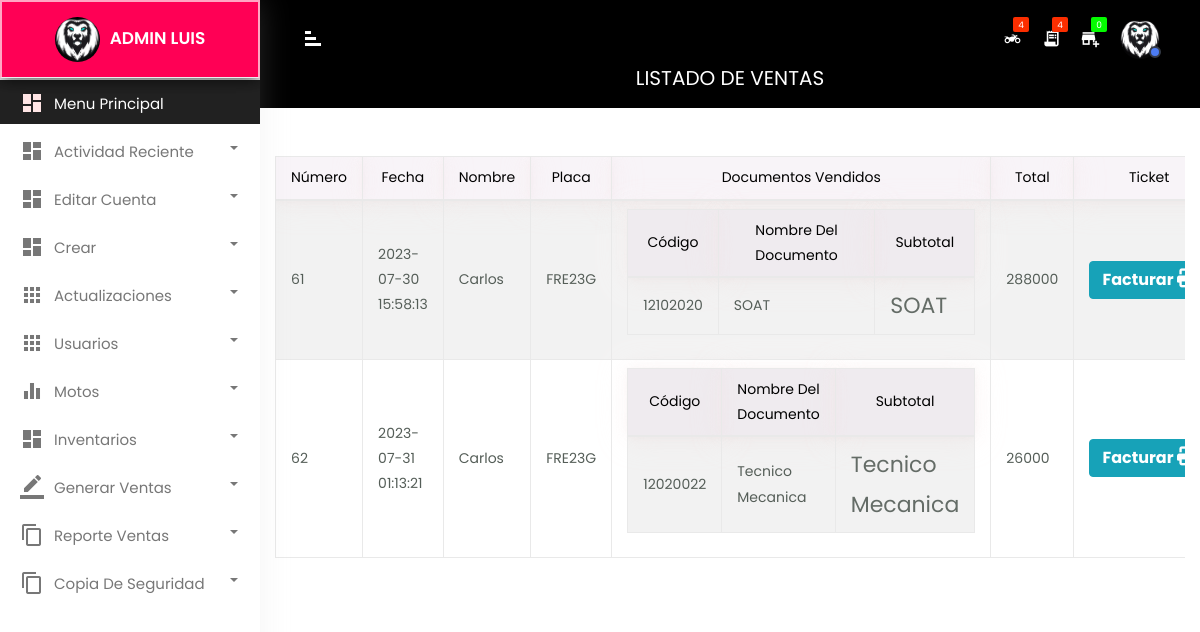
The app's page /model/admin/ventas_servicio.php (signed in), older data.
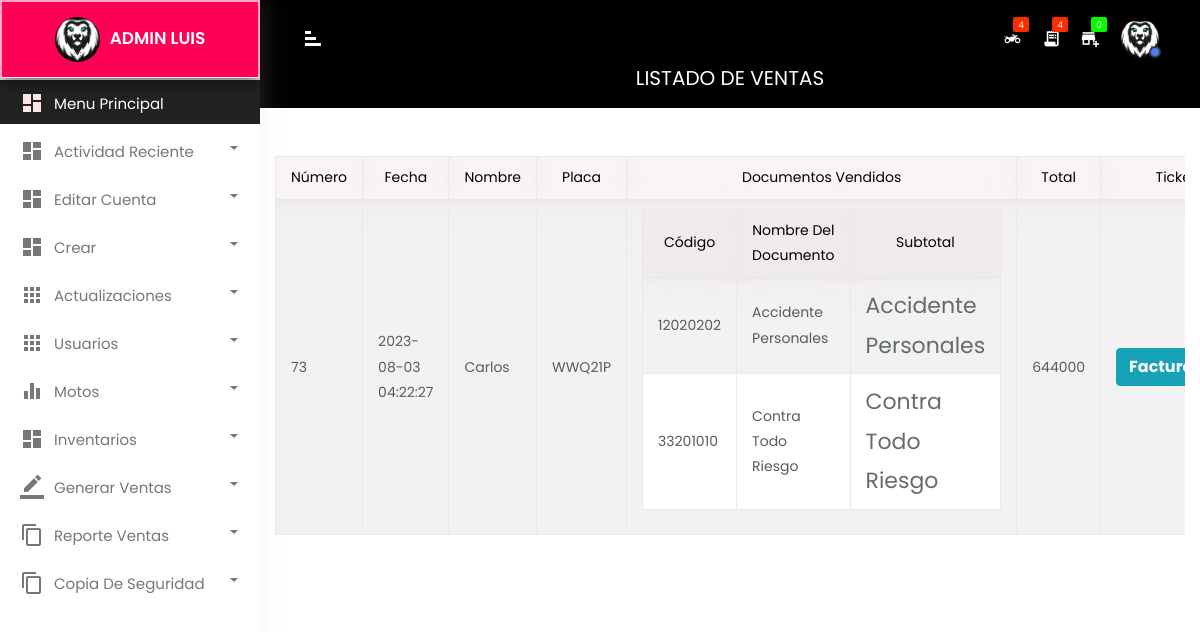
The same page, newer data.
### tables this page shows
CREATE TABLE `ventas` (
  `id` bigint(20) UNSIGNED NOT NULL,
  `document` int(10) NOT NULL,
  `placa` varchar(6) NOT NULL,
  `fecha` datetime NOT NULL,
  `fecha_fin` datetime NOT NULL,
  `total` decimal(7,0) DEFAULT NULL
);

CREATE TABLE `user` (
  `document` int(10) NOT NULL,
  `name` text NOT NULL,
  `surname` text NOT NULL,
  `telephone` varchar(30) NOT NULL,
  `email` varchar(100) NOT NULL,
  `date_user` date NOT NULL,
  `id_type_user` int(2) NOT NULL,
  `id_gender` int(2) NOT NULL,
  `password` varchar(100) NOT NULL,
  `username` varchar(10) NOT NULL,
  `id_state` int(2) NOT NULL,
  `datetime_reg` datetime NOT NULL,
  `confirmacion` int(2) NOT NULL
);

CREATE TABLE `motorcycles` (
  `placa` varchar(6) NOT NULL,
  `barcode` varchar(255) NOT NULL,
  `km` int(10) NOT NULL,
  `id_modelo` int(3) NOT NULL,
  `id_marca` int(5) UNSIGNED NOT NULL,
  `id_color` int(3) NOT NULL,
  `id_carroceria` int(3) NOT NULL,
  `document` int(10) NOT NULL,
  `id_cilindraje` int(3) NOT NULL,
  `id_combustible` int(3) NOT NULL,
  `id_servicio_moto` int(3) NOT NULL
);

### model/admin/ventas_servicio.php (the view, shortened to what this page needs)
<?php
$db = new Database();
$connection = $db->conectar();
$sentencia = $connection->query("SELECT ventas.total,ventas.fecha, ventas.id,ventas.fecha_fin,user.name,motorcycles.placa,documentos.nombre,GROUP_CONCAT(documentos.codigo, '..',documentos.nombre, '..', documentos.nombre SEPARATOR '__') AS documentos FROM ventas INNER JOIN documentos_vendidos ON documentos_vendidos.id_venta = ventas.id INNER JOIN documentos ON documentos.id_documento = documentos_vendidos.id_documento INNER JOIN user ON user.document=ventas.document INNER JOIN motorcycles ON  motorcycles.placa=ventas.placa GROUP BY ventas.id ORDER BY ventas.id;");
$ventas = $sentencia->fetchAll(PDO::FETCH_OBJ);
?>
<!doctype html>
<html lang="en">
<head>
    <link rel="stylesheet" href="bootstrap/css/bootstrap.min.css">
    <link rel="stylesheet" href="main.css">
    <link rel="stylesheet" type="text/css" href="datatables/datatables.min.css" />
    <link rel="stylesheet" type="text/css" href="datatables/DataTables-1.10.18/css/dataTables.bootstrap4.min.css">
    <link rel="stylesheet" href="../../controller/css/custom.css">
    <link rel="stylesheet" href="../../controller/CSS/bootstrap.min.css">
    <link rel="stylesheet" href="../../controller/CSS/custom.css">
    <link rel="stylesheet" href="https://use.fontawesome.com/releases/v5.8.2/css/all.css">
</head>
<body>
    <div class="wrapper">
        <?php
        require_once('menu.php');
        ?>
        <div class="xp-breadcrumbbar text-center">
            <h2 class="page-title"><span>LISTADO DE VENTAS</span></h2>
        </div>
    </div>
    </div>
    <div class="container mt-4">
        <div class="row">
            <div class="col-lg-12">
                <div class="table-responsive">
                    <table id="example" class="table table-striped table-bordered" cellspacing="0" width="100%">
                        <thead>
                            <tr>
                                <th>Número</th>
                                <th>Fecha</th>
                                <th>Nombre</th>
                                <th>Placa</th>
                                <th>Documentos vendidos</th>
                                <th>Total</th>
                                <th>Ticket</th>
                            </tr>
                        </thead>
                        <tbody>
                            <?php foreach ($ventas as $venta) { ?>
                                <tr>
                                    <td><?php echo $venta->id ?></td>
                                    <td><?php echo $venta->fecha ?></td>
                                    <td><?php echo $venta->name ?></td>
                                    <td><?php echo $venta->placa ?></td>
                                    <td>
                                        <table class="table table-bordered">
                                            <thead>
                                                <tr>
                                                    <th>Código</th>
                                                    <th>Nombre del documento</th>
                                                    <th>Subtotal</th>
                                                </tr>
                                            </thead>
                                            <tbody>
                                                <?php foreach (explode("__", $venta->documentos) as $documentosConcatenados) {
                                                    $documento = explode("..", $documentosConcatenados)
                                                ?>
                                                    <tr>
                                                        <td><?php echo $documento[0] ?></td>
                                                        <td><?php echo $documento[1] ?></td>
                                                        <td><?php echo $documento[2] ?></td>
                                                    </tr>
                                                <?php } ?>
                                            </tbody>
                                        </table>
                                    </td>
                                    <td><?php echo $venta->total ?></td>
                                    <td><a class="btn btn-info" href="<?php echo "imprimirTicketCompleto.php?id=" . $venta->id ?>" style="color:white;">Facturar <i class="fa fa-print"></i></a></td>
                                </tr>
                            <?php } ?>
                        </tbody>
                    </table>
                </div>
            </div>
        </div>
    </div>
    </div>
    <?php
    require_once('formularios_crear.php');
    ?>
</body>
</html>

Row changes from the older to the newer data that the page shows:
removed ventas: id "61", fecha "2023-07-30 15:58:13", document.name "Carlos", placa.placa "FRE23G", documento "12102020", documento "SOAT", total "288000"
removed ventas: id "62", fecha "2023-07-31 01:13:21", document.name "Carlos", placa.placa "FRE23G", documento "12020022", documento "Tecnico Mecanica", total "26000"
added ventas: id "73", fecha "2023-08-03 04:22:27", document.name "Carlos", placa.placa "WWQ21P", documento "12020202", documento "Accidente Personales", documento "33201010", documento "Contra Todo Riesgo", total "644000", shown under "LISTADO DE VENTAS"
